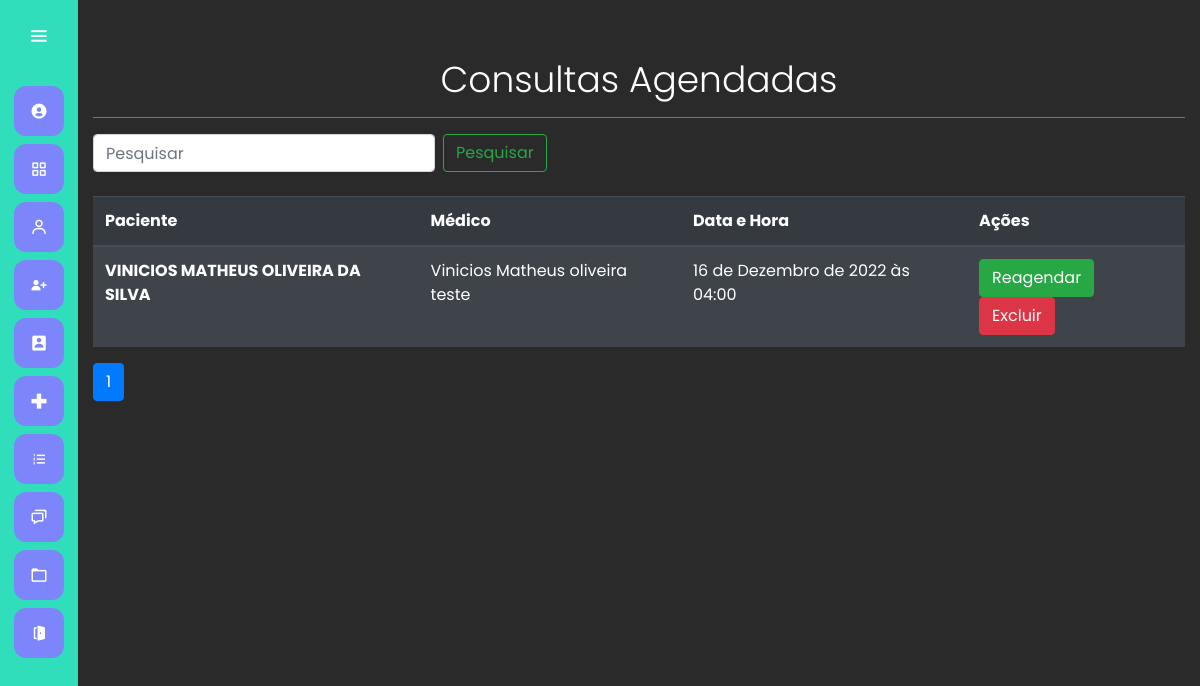
Before: /consulta/listar_consultas/ (signed in) with the older database file.
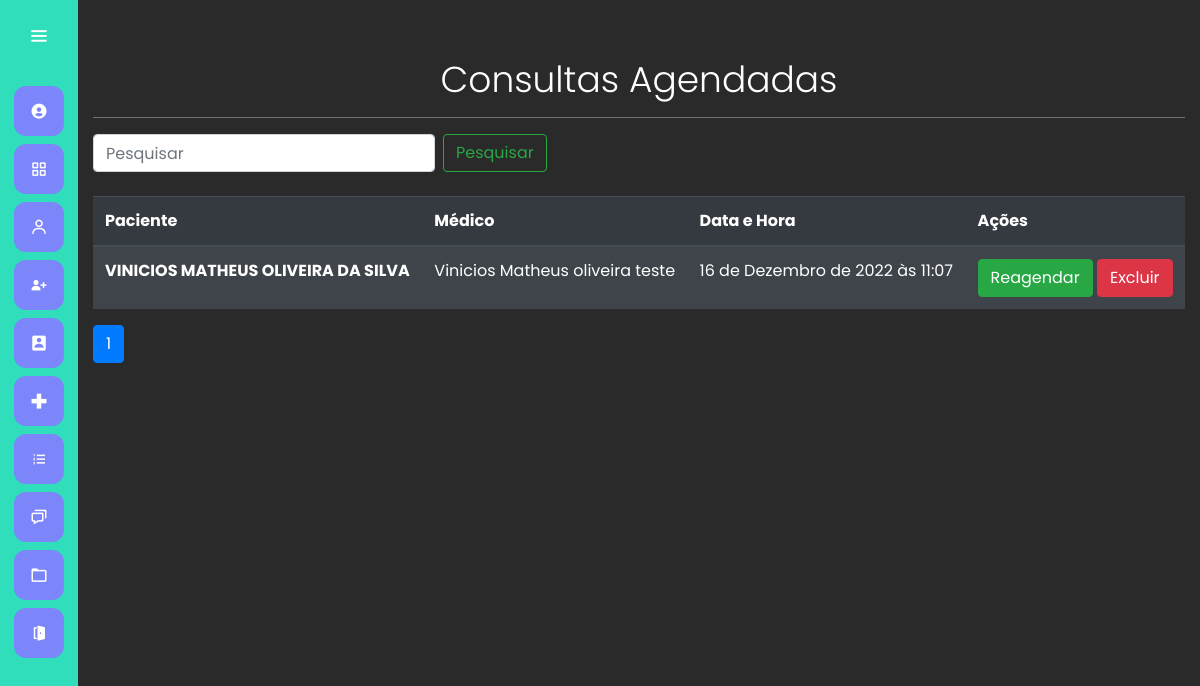
After: the same page with the newer database file.
### consulta/models.py (models this page shows, shortened)
class MarcarConsulta(models.Model):
    paciente = models.ForeignKey(Paciente, on_delete=models.CASCADE)
    medico = models.ForeignKey(Medico, on_delete=models.CASCADE)
    descricao = models.TextField()
    valor = models.FloatField()
    horario = models.DateTimeField()

### paciente/models.py (models this page shows)
class Paciente(models.Model):
    nome = models.CharField(max_length=60)
    data_nascimento = models.DateField()
    cpf = models.CharField(max_length=12)
    email = models.EmailField(default='')
    telefone = models.CharField(max_length=12)
    endereco = models.CharField(max_length=200, default='')
    def __str__(self) -> str:
        return self.nome

### medico/models.py (models this page shows)
class Medico(models.Model):
    nome = models.CharField(max_length=50)
    especialidades = models.ForeignKey(Especialidades,  on_delete=models.CASCADE)
    crm = models.CharField(max_length=12)
    cpf = models.CharField(max_length=11)
    dta_nascimento = models.DateField()
    tel = models.CharField(max_length=11)
    endereco = models.CharField(max_length=150)
    def __str__(self) -> str:
        return self.nome

### consulta/views.py (the view)
# urls.py: path('listar_consultas/', views.listar_consultas, name='listar_consultas'),
@login_required
def listar_consultas(request):
      if request.GET.get('termo'):
              termo = request.GET.get('termo')
              consultas = MarcarConsulta.objects.filter(Q(paciente__nome__icontains=termo) |
                                                        Q(medico__nome__icontains=termo)|
                                                        Q(data__icontains=termo))
      else:
              consultas = MarcarConsulta.objects.order_by('-id', '-paciente')
      paginator = Paginator(consultas, 10)
      page = request.GET.get('page')
      consultas = paginator.get_page(page)
      return render(request, 'consulta/consultas.html', {'consultas':consultas})

### consulta/templates/consulta/consultas.html (shortened to what this page needs)
{% extends 'base.html' %}
{% load bootstrap4 %}
{% load static %}
{% block 'head' %}
    <link rel="stylesheet" href="{% static 'cadastro/css/cadastro_usuarios.css' %}">
    <link rel="stylesheet" href="{% static 'consulta/css/listar_consultas.css' %}">
{% endblock %}
{% block 'dashboard'%}
    <div class="container">
        <br>
    <br>
    <h1 class="display-4">Consultas Agendadas </b></h1>
    <hr class="bg-hr">
        <form class="form-inline my-2 my-lg-0" action="{% url 'listar_consultas' %}">{% csrf_token %}
            <input class="form-control mr-sm-2" type="" placeholder="Pesquisar" aria-label="Pesquisar" name="termo">
            <button class="btn btn-outline-success my-2 my-sm-0" type="submit">Pesquisar</button>
          </form>
          <br>
        <table class="table table-striped table-dark">
            <thead>
              <tr>
                <th scope="col">Paciente</th>
                <th scope="col">Médico</th>
                <th scope="col">Data e Hora</th>
                <th scope="col">Ações</th>
              </tr>
            </thead>
            <tbody>
              <tr>
                {% for consulta in consultas %}
                <th scope="row">{{consulta.paciente}}</th>
                <td>{{consulta.medico}}</td>
                <td>{{consulta.horario}}</td>
                <td>
                    <a href="{% url 'editar_consulta' consulta.id %}" class="btn btn-success">Reagendar </a>
                    <a href="{% url 'excluir_consulta' consulta.id %} "
                    onclick="return confirm('Deseja mesmo excluir a consulta {{user.first_name}}');" class="btn btn-danger">Excluir</a>
                </td>
              </tr>
              {% endfor %}
            </tbody>
          </table>
     {%include 'modulos/_paginacao_nav.html'%}
    </div>
{% endblock 'dashboard'%}

Changed rows visible on the page:
changed MarcarConsulta "VINICIOS MATHEUS OLIVEIRA DA SILVA": horario "16 de Dezembro de 2022 às 04:00" → "16 de Dezembro de 2022 às 11:07"
